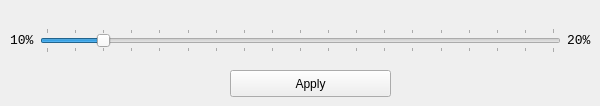
          <widget class="QWidget" name="page_fixed">
           <widget class="QPushButton" name="btn_pwmFixedApply">
            <property name="geometry">
             <rect>
              <x>230</x>
              <y>70</y>
              <width>161</width>
              <height>27</height>
             </rect>
            </property>
            <property name="text">
             <string>Apply</string>
            </property>
           </widget>
           <widget class="QWidget" name="horizontalLayoutWidget">
            <property name="geometry">
             <rect>
              <x>10</x>
              <y>20</y>
              <width>581</width>
              <height>41</height>
             </rect>
            </property>
            <layout class="QHBoxLayout" name="horizontalLayout_8">
             <item>
              <widget class="QLabel" name="l_minFanSpeed">
               <property name="font">
                <font>
                 <family>Monospace</family>
                 <pointsize>10</pointsize>
                </font>
               </property>
               <property name="text">
                <string>10%</string>
               </property>
              </widget>
             </item>
             <item>
              <widget class="QSlider" name="fanSpeedSlider">
               <property name="minimum">
                <number>10</number>
               </property>
               <property name="maximum">
                <number>100</number>
               </property>
               <property name="value">
                <number>20</number>
               </property>
               <property name="orientation">
                <enum>Qt::Horizontal</enum>
               </property>
               <property name="invertedControls">
                <bool>false</bool>
               </property>
               <property name="tickPosition">
                <enum>QSlider::TicksBothSides</enum>
               </property>
               <property name="tickInterval">
                <number>5</number>
               </property>
              </widget>
             </item>
             <item>
              <widget class="QLabel" name="labelFixedSpeed">
               <property name="font">
                <font>
                 <family>Monospace</family>
                 <pointsize>10</pointsize>
                </font>
               </property>
               <property name="text">
                <string>20%</string>
               </property>
              </widget>
             </item>
            </layout>
           </widget>
          </widget>
